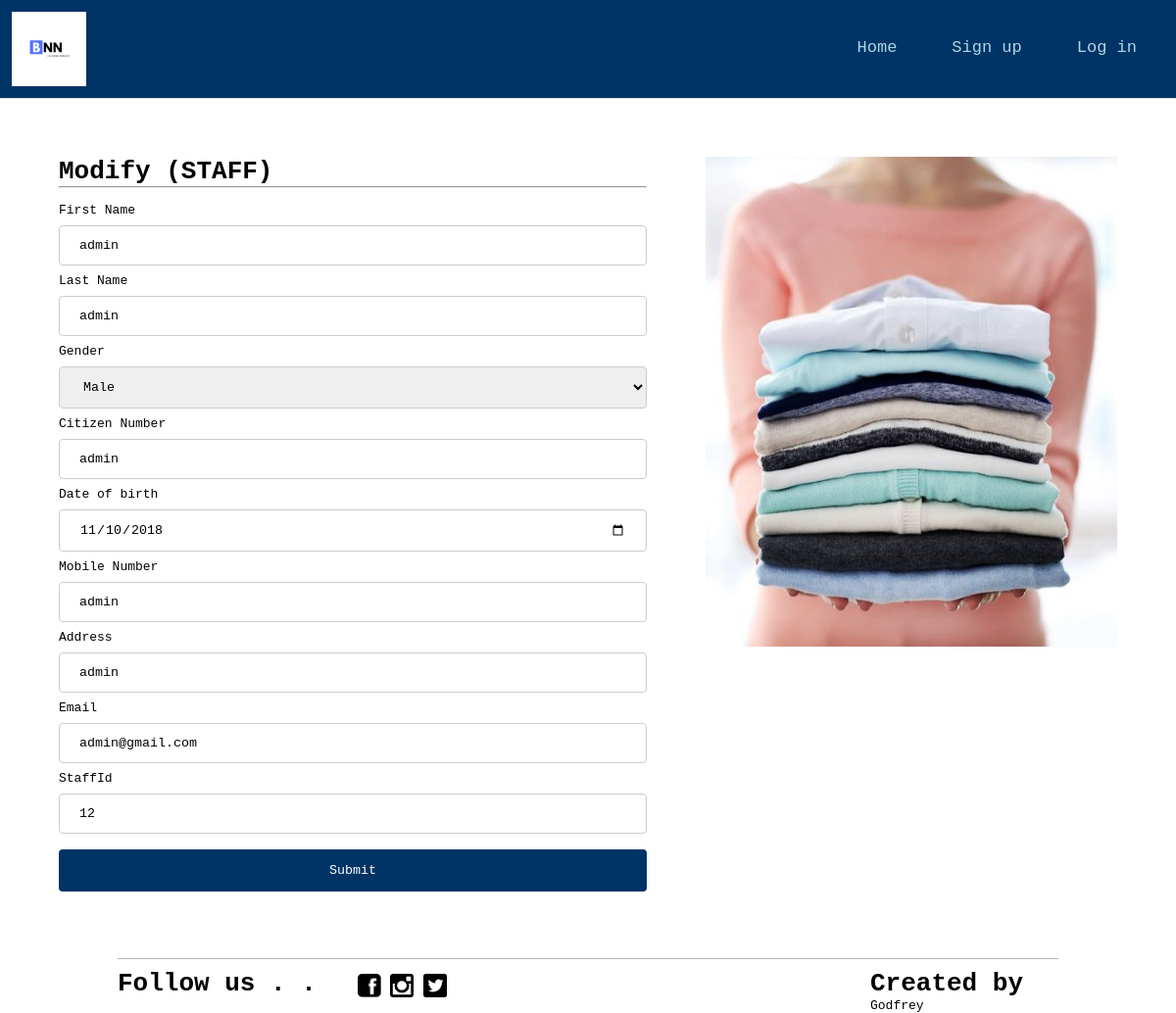
The page /modstaffinfo.php?userid=12 on the database its author committed.
### tables this page shows
CREATE TABLE `staff` (
  `staffId` int(15) NOT NULL,
  `firstName` varchar(45) DEFAULT NULL,
  `lastName` varchar(45) DEFAULT NULL,
  `citizenNo` varchar(13) DEFAULT NULL,
  `dateOfBirth` date NOT NULL,
  `mobileNo` varchar(10) DEFAULT NULL,
  `address` varchar(45) DEFAULT NULL,
  `email` varchar(45) DEFAULT NULL,
  `userStaff` varchar(45) NOT NULL,
  `passStaff` varchar(45) NOT NULL,
  `status` enum('STAFF','ADMIN') NOT NULL,
  `gender` enum('M','F') NOT NULL
);

### modstaffinfo.php (the view, shortened to what this page needs)
<?php 	require_once('connect.php'); ?>
<!DOCTYPE html>
<html>
  <head>
    <link rel="stylesheet" type="text/css" href="stylesbackup1.css">
  </head>
  <div class="header">
    <div class="logoWrapper">
      <img class="logo" src="BNN.png" border="0" />
      <div class="topnav">
        <a href="staffsignin.php">Log in</a>
        <a href="staffregister.php">Sign up</a>
        <a href="management.php">Home</a>
      </div>
    </div>
  </div>
  <body>
    <?php
            $userid = $_GET['userid'];
    				$q = "select * from staff where staffId=$userid";
    				$result = $mysqli->query($q);
    				$urow = $result->fetch_array();
     ?>
    <div class="registerContent">
      <div class="registerDiv">
        <h1>Modify (STAFF)</h1>
        <hr>
        <br>
        <form action="modify.php" method="post">
          <label for="fname">First Name</label>
          <input type="text" id="fname" name="firstName" value="<?=$urow['firstName']?>">
          <label for="lname">Last Name</label>
          <input type="text" id="lname" name="lastName" value="<?=$urow['lastName']?>">
          <label for="status">Gender</label>
          <select class="statusSelect" name="gender">
            <option value="M" <?php if($urow['gender']== "M"){ echo "selected";} ?>>Male</option>
          </select>
          <label for="citizenNo">Citizen Number</label>
          <input type="text" id="citizenNo" name="citizenNumber" value="<?=$urow['citizenNo']?>">
          <label for="dob">Date of birth</label>
          <input type="date" id="dob" name="dateOfBirth" value="<?=$urow['dateOfBirth']?>"><br>
          <label for="mobileNo">Mobile Number</label>
          <input type="text" id="mobileNo" name="mobileNumber" value="<?=$urow['mobileNo']?>">
          <label for="address">Address</label>
          <input type="address" id="address" name="address" value="<?=$urow['address']?>">
          <label for="mail">Email</label>
          <input type="text" id="mail" name="email" value="<?=$urow['email']?>">
          <label for="staffId">StaffId</label>
          <input type="text" id="staffId" name="staffId" value="<?=$urow['staffId']?>" readonly>
          <input type="submit" name="staffModifySubmit"value="Submit">
        </form>
      </div>
    </div>
      <div class="regisImageWrapper">
        <img src="regis.jpg" alt="">
      </div>
  <footer>
    <div class="footerContent">
      <div class="leftFooter">
        <h1 id="followUs">Follow us . . </h1>
        <div class="iconWrapper">
          <a href="https://www.facebook.com/">
            <img class="socialIcon" src="facebook.png" border="0" />
          </a>
          <a href="https://www.instagram.com/">
            <img class="socialIcon" src="ig.png" border="0" />
          </a>
          <a href="https://twitter.com/">
            <img class="socialIcon" src="twitter.png" border="0" />
          </a>
        </div>
      </div>
      <div class="rightFooter">
        <div class="memberCredit">
          <h1>Created by</h1>
        </div>
        <div class="nameList">
          <ul id="name">
            <li>Godfrey</li>
          </ul>
        </div>
      </div>
    </div>
  </footer>
  </body>
  </html>

### stylesbackup1.css (style rules this page uses)
* { font-family: monospace; margin:0; padding:0; box-sizing:border-box; }
a { text-decoration: none; }
.topnav { overflow: hidden; }
.topnav a { margin-right: 2%; float: right; color: lightblue; text-align: center; vertical-align: middle; line-height: 70px; padding: 14px 16px; text-decoration: none; font-size: 17px; }
.logoWrapper { height: 100px; position: relative; }
.logo { padding: 1%; margin: 0; position: absolute; height: 100px; width: 100px; }
.header { background-color: #003366; }
footer { background: width: 100%; }
.leftFooter { padding-top: 1%; border-top: 1px solid rgba(10,10,10,0.3); float: left; width: 50%; }
.rightFooter { padding-top: 1%; border-top: 1px solid rgba(10,10,10,0.3); float: left; width: 50%; }
.socialIcon { float: left; height: 10%; width: 10%; margin: 2%; }
.footerContent { width: 100%; padding: 10%; padding-top: 5%; border-top: 1px solid rgba(10,10,10,0.1); }
#followUs { float: left; width: 50%; }
.memberCredit { padding-left: 60%; }
.nameList { padding-left: 60%; }
#name { list-style-type: none; }
.iconWrapper { float: left; width: 50%; }
input[type=text], select { width: 100%; padding: 12px 20px; margin: 8px 0; display: inline-block; border: 1px solid #ccc; border-radius: 4px; }
input[type=date], select { width: 100%; padding: 12px 20px; margin: 8px 0; display: inline-block; border: 1px solid #ccc; border-radius: 4px; }
input[type=address], select { width: 100%; padding: 12px 20px; margin: 8px 0; display: inline-block; border: 1px solid #ccc; border-radius: 4px; }
input[type=password], select { width: 100%; padding: 12px 20px; margin: 8px 0; display: inline-block; border: 1px solid #ccc; border-radius: 4px; }
input[type=submit] { width: 100%; background-color: #003366; color: white; padding: 14px 20px; margin: 8px 0; border: none; border-radius: 4px; cursor: pointer; }
.registerContent { margin: 5%; width: 50%; float: left; }
.regisImageWrapper { margin-top: 5%; margin-right: 5%; float: left; width: 35%; height: 500px; }
.regisImageWrapper img { width: 100%; height: 100%; }

### rows shown on the page
staff: firstName "admin", lastName "admin", gender "Male", citizenNumber "admin", dateOfBirth "11/10/2018", mobileNumber "admin", address "admin", email "admin@gmail.com", staffId "12"
